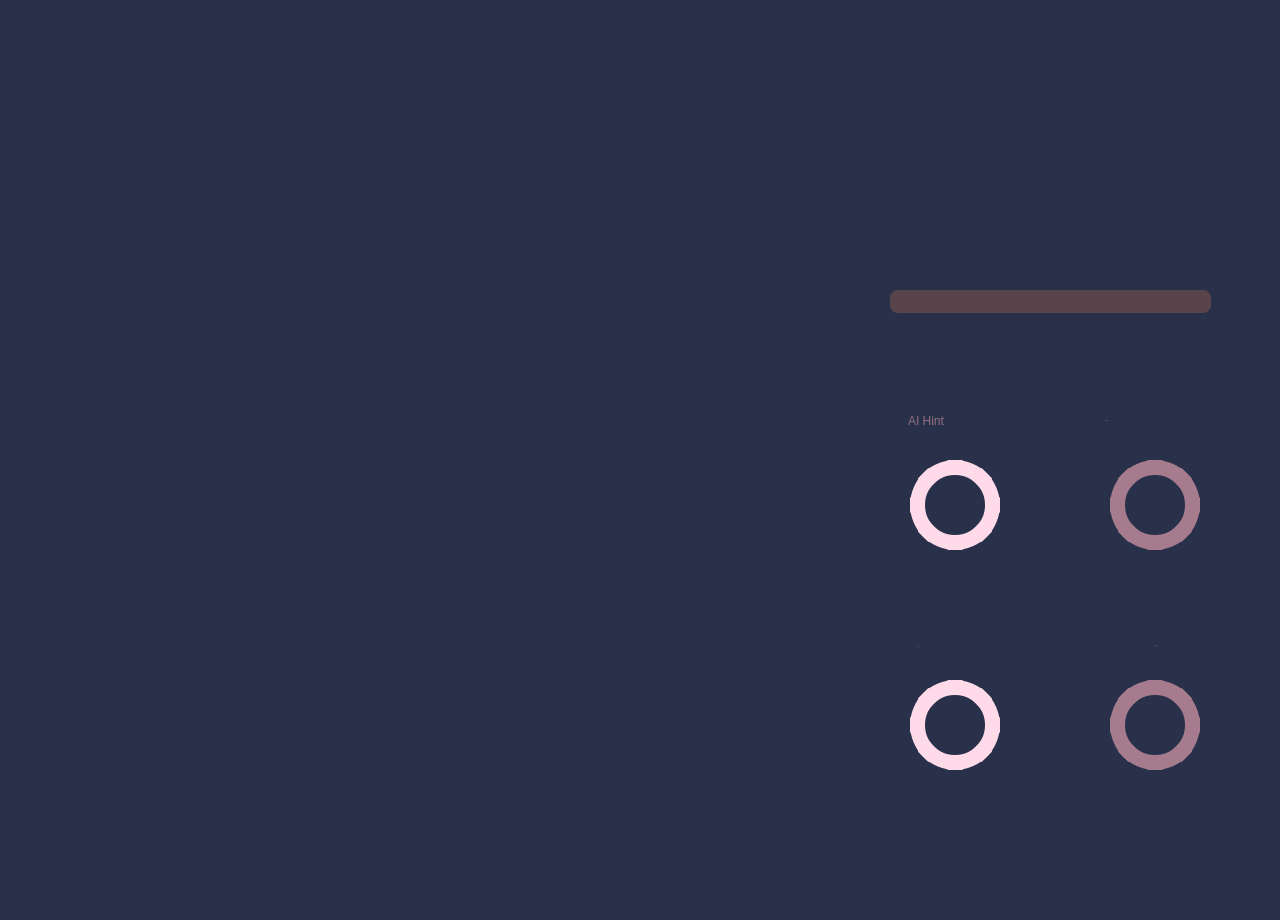
<?xml version="1.0" encoding="UTF-8"?>
<ui version="4.0">
 <class>GameWidget</class>
 <widget class="QWidget" name="GameWidget">
  <property name="geometry">
   <rect>
    <x>0</x>
    <y>0</y>
    <width>1280</width>
    <height>920</height>
   </rect>
  </property>
  <property name="cursor">
   <cursorShape>ArrowCursor</cursorShape>
  </property>
  <property name="mouseTracking">
   <bool>true</bool>
  </property>
  <property name="contextMenuPolicy">
   <enum>Qt::DefaultContextMenu</enum>
  </property>
  <property name="windowTitle">
   <string>NoGo</string>
  </property>
  <property name="autoFillBackground">
   <bool>false</bool>
  </property>
  <property name="styleSheet">
   <string notr="true">QWidget#GameWidget
{	
	background-image: url(:/pic/QTNoGo.png);
	background-color: rgb(40, 49, 73);
}</string>
  </property>
  <widget class="QPushButton" name="ReturnPushButton">
   <property name="geometry">
    <rect>
     <x>880</x>
     <y>120</y>
     <width>360</width>
     <height>102</height>
    </rect>
   </property>
   <property name="styleSheet">
    <string notr="true">background-image:url(:/pic/Logo.png);
</string>
   </property>
   <property name="text">
    <string/>
   </property>
   <property name="flat">
    <bool>true</bool>
   </property>
  </widget>
  <widget class="QPushButton" name="HintPushButton">
   <property name="geometry">
    <rect>
     <x>910</x>
     <y>460</y>
     <width>90</width>
     <height>90</height>
    </rect>
   </property>
   <property name="cursor">
    <cursorShape>PointingHandCursor</cursorShape>
   </property>
   <property name="styleSheet">
    <string notr="true">QPushButton#HintPushButton
{
border-radius: 45;
border-width: 15px; 
border-style:solid;
border-color:#FFDBE9;
}</string>
   </property>
   <property name="text">
    <string/>
   </property>
   <property name="default">
    <bool>false</bool>
   </property>
   <property name="flat">
    <bool>true</bool>
   </property>
  </widget>
  <widget class="QPushButton" name="RestartPushButton">
   <property name="geometry">
    <rect>
     <x>1110</x>
     <y>460</y>
     <width>90</width>
     <height>90</height>
    </rect>
   </property>
   <property name="cursor">
    <cursorShape>PointingHandCursor</cursorShape>
   </property>
   <property name="styleSheet">
    <string notr="true">
border-radius: 45;
border-width: 15px; 
border-style:solid;
border-color:#A67B8E;
</string>
   </property>
   <property name="text">
    <string/>
   </property>
   <property name="flat">
    <bool>true</bool>
   </property>
  </widget>
  <widget class="QPushButton" name="ReactPushButton">
   <property name="geometry">
    <rect>
     <x>910</x>
     <y>680</y>
     <width>90</width>
     <height>90</height>
    </rect>
   </property>
   <property name="cursor">
    <cursorShape>PointingHandCursor</cursorShape>
   </property>
   <property name="styleSheet">
    <string notr="true">
border-radius: 45;
border-width: 15px; 
border-style:solid;
border-color:#FFDBE9;
</string>
   </property>
   <property name="text">
    <string/>
   </property>
   <property name="flat">
    <bool>true</bool>
   </property>
  </widget>
  <widget class="QPushButton" name="PausePushButton">
   <property name="geometry">
    <rect>
     <x>1110</x>
     <y>680</y>
     <width>90</width>
     <height>90</height>
    </rect>
   </property>
   <property name="cursor">
    <cursorShape>PointingHandCursor</cursorShape>
   </property>
   <property name="styleSheet">
    <string notr="true">
border-radius: 45;
border-width: 15px; 
border-style:solid;
border-color:#A67B8E;
</string>
   </property>
   <property name="text">
    <string/>
   </property>
   <property name="flat">
    <bool>true</bool>
   </property>
  </widget>
  <widget class="QLabel" name="AIHintLabel">
   <property name="geometry">
    <rect>
     <x>908</x>
     <y>400</y>
     <width>101</width>
     <height>41</height>
    </rect>
   </property>
   <property name="styleSheet">
    <string notr="true">color: rgb(145,111,125);
font: 28px 'Arial Rounded MT Bold'</string>
   </property>
   <property name="text">
    <string>AI Hint</string>
   </property>
  </widget>
  <widget class="QLabel" name="label_2">
   <property name="geometry">
    <rect>
     <x>1105</x>
     <y>400</y>
     <width>101</width>
     <height>41</height>
    </rect>
   </property>
   <property name="font">
    <font>
     <family>Arial Rounded MT Bold</family>
     <pointsize>-1</pointsize>
     <italic>false</italic>
     <bold>false</bold>
    </font>
   </property>
   <property name="styleSheet">
    <string notr="true">color: rgb(145,111,125);
font: 28px 'Arial Rounded MT Bold'</string>
   </property>
   <property name="text">
    <string>Restart</string>
   </property>
  </widget>
  <widget class="QLabel" name="label_3">
   <property name="geometry">
    <rect>
     <x>917</x>
     <y>630</y>
     <width>73</width>
     <height>33</height>
    </rect>
   </property>
   <property name="font">
    <font>
     <family>Arial Rounded MT Bold</family>
     <pointsize>-1</pointsize>
     <italic>false</italic>
     <bold>false</bold>
    </font>
   </property>
   <property name="styleSheet">
    <string notr="true">color: rgb(145,111,125);
font: 28px 'Arial Rounded MT Bold'</string>
   </property>
   <property name="text">
    <string>Undo</string>
   </property>
  </widget>
  <widget class="QLabel" name="PauseLabel">
   <property name="geometry">
    <rect>
     <x>1091</x>
     <y>630</y>
     <width>131</width>
     <height>31</height>
    </rect>
   </property>
   <property name="font">
    <font>
     <family>Arial Rounded MT Bold</family>
     <pointsize>-1</pointsize>
     <italic>false</italic>
     <bold>false</bold>
    </font>
   </property>
   <property name="styleSheet">
    <string notr="true">color: rgb(145,111,125);
font: 28px 'Arial Rounded MT Bold'</string>
   </property>
   <property name="text">
    <string>Pause</string>
   </property>
   <property name="alignment">
    <set>Qt::AlignCenter</set>
   </property>
  </widget>
  <widget class="QProgressBar" name="TimeBar">
   <property name="geometry">
    <rect>
     <x>890</x>
     <y>290</y>
     <width>321</width>
     <height>23</height>
    </rect>
   </property>
   <property name="styleSheet">
    <string notr="true">QProgressBar
{
background:rgb(89, 68, 76);
color:white;
border-radius:8px;
}
QProgressBar::chunk
{
border-radius:8px;
background-color:rgb(255, 229, 233);
}
</string>
   </property>
   <property name="maximum">
    <number>1000</number>
   </property>
   <property name="value">
    <number>0</number>
   </property>
   <property name="textVisible">
    <bool>false</bool>
   </property>
  </widget>
  <zorder>HintPushButton</zorder>
  <zorder>RestartPushButton</zorder>
  <zorder>ReactPushButton</zorder>
  <zorder>PausePushButton</zorder>
  <zorder>AIHintLabel</zorder>
  <zorder>label_2</zorder>
  <zorder>label_3</zorder>
  <zorder>PauseLabel</zorder>
  <zorder>TimeBar</zorder>
  <zorder>ReturnPushButton</zorder>
 </widget>
 <resources/>
 <connections/>
</ui>
